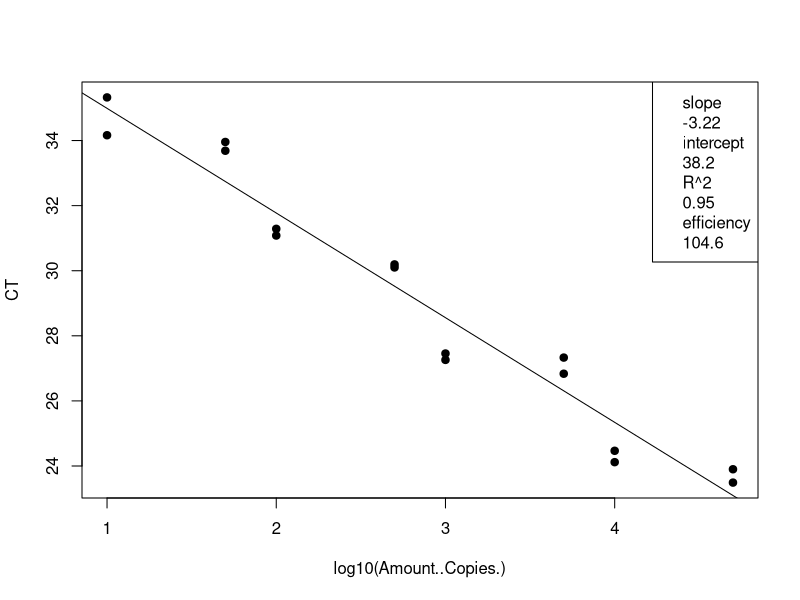
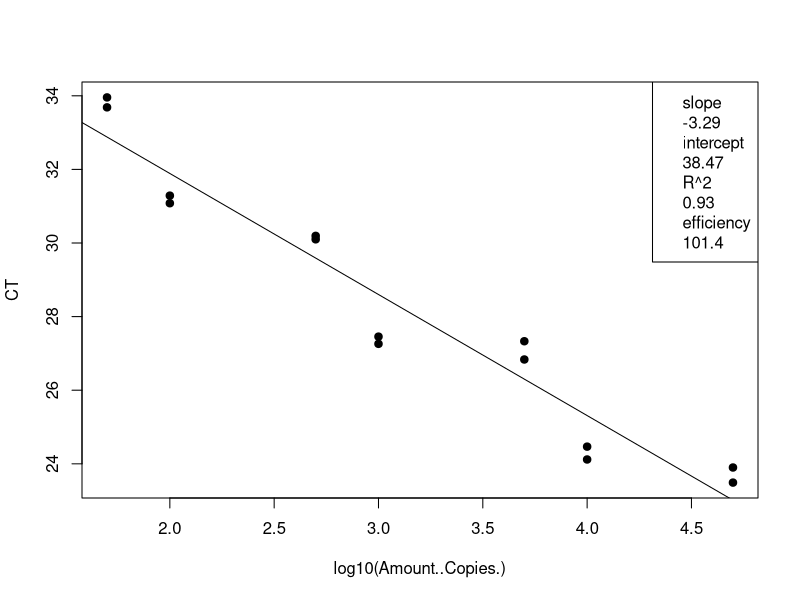
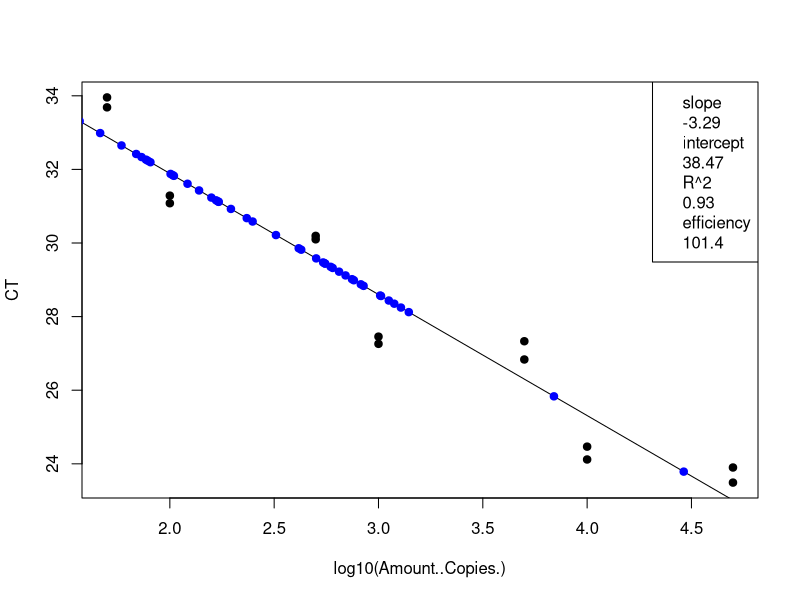
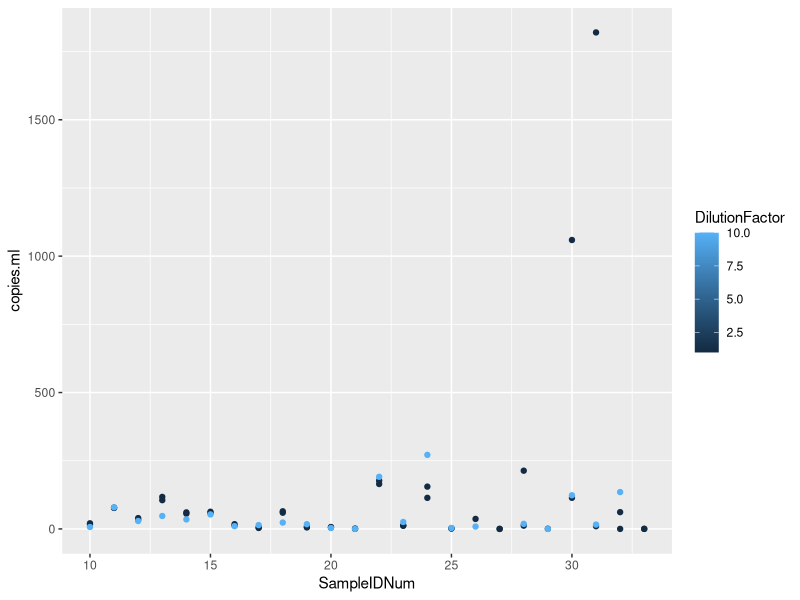

Reproduce these figures in R, in order.
## ---- chunk 1
knitr::opts_chunk$set(echo = TRUE)

## ---- chunk 2
# load the data (note data file must be in this repository)
data <- read.csv("Plate1_Entero_qPCRConversion.csv")
View(data)

# clean up the data file (there is some stuff at the bottom and extra blank rows)
#data <- data[-92:-93,] # This removes rows 92-95
View(data)

# assign to the correct data class #warning message about NAs is OK
class(data$CT) # check the data class type
data$CT <- as.numeric(as.character(data$CT)) # change to numeric
data$Amount..Copies. <- as.numeric(as.character(data$Amount..Copies.)) # change to numeric
## ---- chunk 3
# linear regression of standard curve
standards = data[1:16,]
standardCurve <- lm(CT ~ log10(Amount..Copies.), data = standards)
  
standardCurvePlot <- plot(CT ~ log10(Amount..Copies.), data = standards, pch=19)
abline(coef(standardCurve)) 
legend("topright", legend=c(paste= "slope", round(standardCurve$coefficients[2], 2), 
                            paste= "intercept", round(standardCurve$coefficients[1], 2), 
                            paste= "R^2", round(summary(standardCurve)$r.squared, 2),
                            paste = "efficiency", round((10^(-1/standardCurve$coefficients[2])-1)*100, 1)))
## ---- chunk 4
# remove standards that sucked and redo analysis NOT NEEDED 21 Jan 2020
standards <- standards[-15:-16,] # uncomment this line and change which rows to remove
standardCurve <- lm(CT ~ log10(Amount..Copies.), data = standards)

standardCurvePlot <- plot(CT ~ log10(Amount..Copies.), data = standards, pch=19)
abline(coef(standardCurve))
col = "blue"
legend("topright", legend=c(paste= "slope", round(standardCurve$coefficients[2], 2),
                            paste= "intercept", round(standardCurve$coefficients[1], 2),
                            paste= "R^2", round(summary(standardCurve)$r.squared, 2),
                            paste = "efficiency", round((10^(-1/standardCurve$coefficients[2])-1)*100, 1)))
## ---- chunk 5
# data set of unknowns including info on standard curve
#unknowns = subset(data, Name == "UNKNOWN")
unknowns = data[17:88,]
#unknowns <- unknowns[-1:-3,] # uncomment this line and change which rows to remove if these samples were outside of the standard curve

# add new columns to the data table
unknowns$plate_num = 1 #change to the actual plate number
unknowns$standard_slope = standardCurve$coefficients[2]
unknowns$standard_intercept = standardCurve$coefficients[1]
unknowns$R2 = summary(standardCurve)$r.squared
unknowns$efficiency =  (10^(-1/standardCurve$coefficients[2])-1)*100
  
# add a new column that interpolates copies/well from Ct for the unknowns
unknowns$log.copies.well = ((unknowns$CT - standardCurve$coefficients[1])/standardCurve$coefficients[2])
unknowns$copies.well = 10^unknowns$log.copies.well

# copies/ul extract accounting for dilution factor
vol.well = 3 #qPCR template volume in ul
unknowns$vol.well = vol.well
unknowns$copies.ul = ((unknowns$copies.well/vol.well)*unknowns$DilutionFactor)

# copies/extraction
vol.elution = 110 #DNA extraction elution volume in ul
unknowns$vol.elution = vol.elution
unknowns$copies.extraction = (unknowns$copies.ul*vol.elution)

# copies/ml #Volume is volume of sample filtered in mL
unknowns$copies.ml = (unknowns$copies.extraction/unknowns$Volume)


## ---- chunk 6
standards <- standards[-15:-16,] # uncomment this line and change which rows to remove
standardCurve <- lm(CT ~ log10(Amount..Copies.), data = standards)

standardCurvePlot <- plot(CT ~ log10(Amount..Copies.), data = standards, pch=19)
abline(coef(standardCurve))
col = "blue"
legend("topright", legend=c(paste= "slope", round(standardCurve$coefficients[2], 2),
                            paste= "intercept", round(standardCurve$coefficients[1], 2),
                            paste= "R^2", round(summary(standardCurve)$r.squared, 2),
                            paste = "efficiency", round((10^(-1/standardCurve$coefficients[2])-1)*100, 1)))

unknowns = unknowns[1:72,]
standardCurve <- lm(CT ~ log10(copies.well), data = unknowns)

standardCurvePlot <- points(CT ~ log10(copies.well), data = unknowns, pch=19, col = "blue")


#abline(coef(standardCurve))
#legend("topright", legend=c(paste= "slope", round(standardCurve$coefficients[2], 2),
                            #paste= "intercept", round(standardCurve$coefficients[1], 2),
                            #paste= "R^2", round(summary(standardCurve)$r.squared, 2),
                            #paste = "efficiency", round((10^(-1/standardCurve$coefficients[2])-1)*100, 1)))
## ---- chunk 7
# make a plot that compares the diluted to undiluted replicates for each sample including dilution factor
library("ggplot2")
unknowns$SampleIDNum <- as.numeric(as.character(unknowns$SampleIDNum)) # change to numeric
replicates = unknowns[1:71,]
replicates <- replicates[-7,] # This removes rows (A9)
replicates <- replicates[-17,] # This removes rows (B11)
replicates <- replicates[-32,] # This removes rows (D9)
qplot(SampleIDNum,copies.ml, data=replicates, col=DilutionFactor)
## ---- chunk 8
# write csv file
write.csv(unknowns, file = "Plate1_Entero_ConvertedData.csv", row.names=FALSE, na="")

# average the replicates (if not strongly inhibited) and make a new file
averaged = unknowns[1:72,]
averaged$averaged <- tapply(unknowns$copies.ml, unknowns$SampleIDNum, mean)
write.csv(averaged, file = "Plate1_Entero_Averaged.csv", row.names=FALSE, na="")
